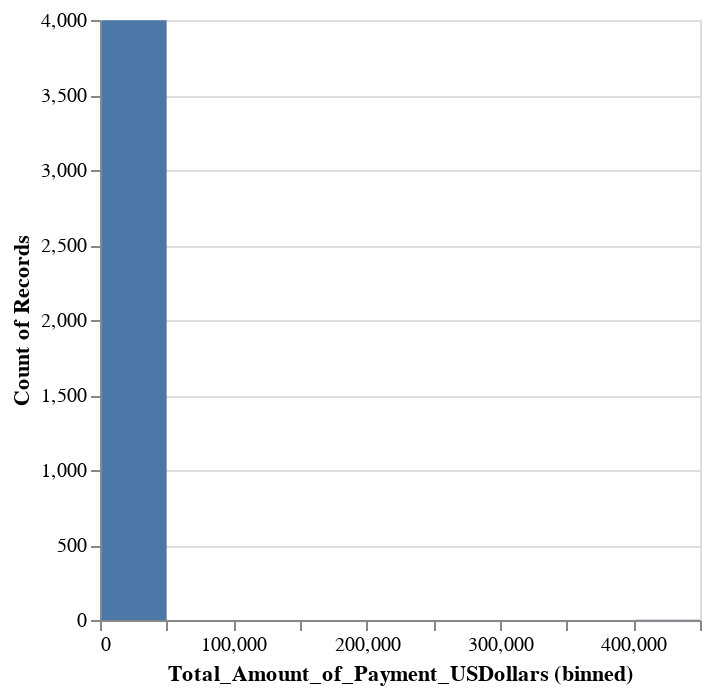

Source (notebook cell):
### Code cell
import altair as alt
alt.Chart(q.sample(4000)).mark_bar().encode(
    alt.X('Total_Amount_of_Payment_USDollars:Q', bin=alt.BinParams(maxbins=20)),
    alt.Y('count()')
)

### Figure 1 — Vega-Lite specification as saved in the notebook (floating-point values rounded to 4 significant figures; data arrays with more than 128 entries replaced by an {"elided": "..."} marker saying what was removed)
{"config": {"view": {"continuousWidth": 300, "continuousHeight": 300}}, "data": {"name": "data-5a89fe9eb8793c2f14be90d12f91b077"}, "mark": {"type": "bar"}, "encoding": {"x": {"bin": {"maxbins": 20}, "field": "Total_Amount_of_Payment_USDollars", "type": "quantitative"}, "y": {"aggregate": "count", "type": "quantitative"}}, "$schema": "https://vega.github.io/schema/vega-lite/v5.8.0.json", "datasets": {"data-5a89fe9eb8793c2f14be90d12f91b077": {"elided": "4000 records"}}}
